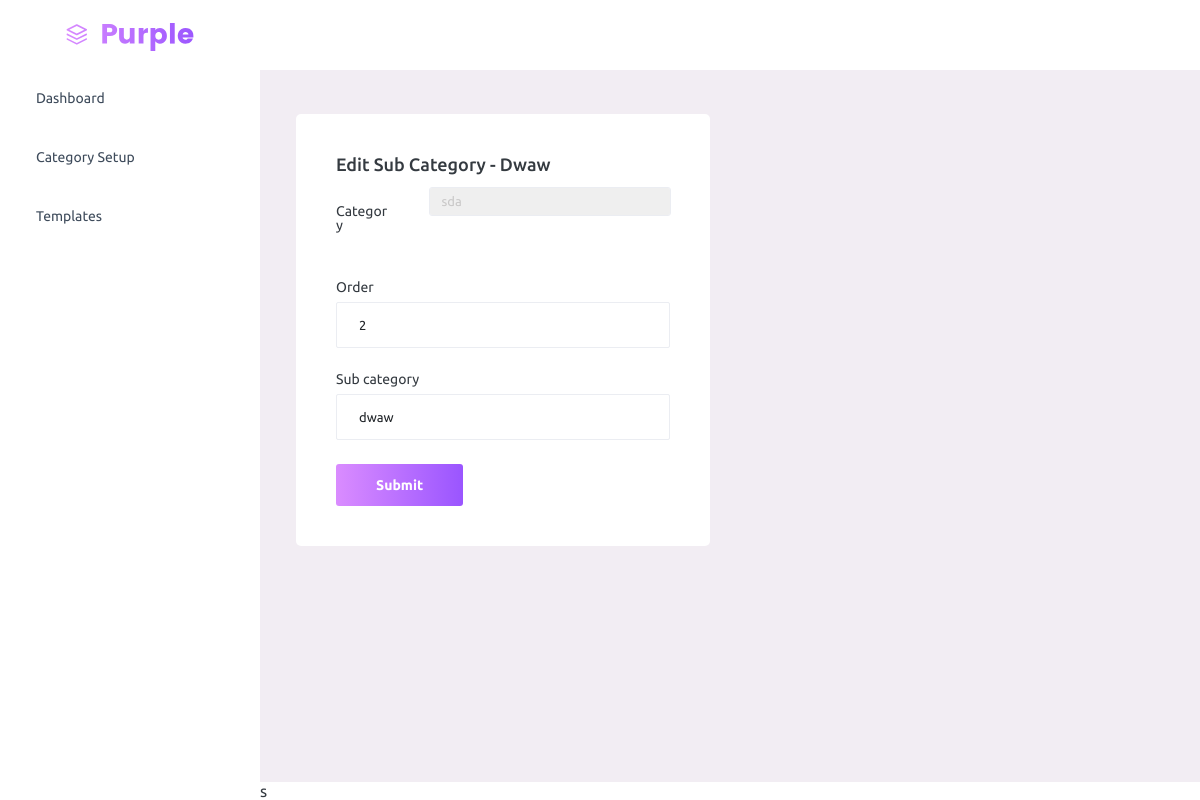
/edit_sub_category/1 (signed in), run on the app's committed database.
### adminpanel/models.py (models this page shows, shortened)
class SubCategory(models.Model):
    category = models.ForeignKey(Category, on_delete=models.CASCADE)
    sub_category = models.CharField(max_length=100, unique=True)
    order = models.IntegerField(null=True)
    STATUS_CHOICES = (("active", "active"), ("inactive", "inactive"))
    status = models.CharField(max_length=100, choices=STATUS_CHOICES, default="active")
    created = models.DateTimeField(auto_now_add=True, null=True)

class Category(models.Model):
    category = models.CharField(max_length=100, unique=True)
    category_image = models.ImageField(null=True, upload_to="category_images/")
    order = models.IntegerField(null=True)
    STATUS_CHOICES = (("active", "active"), ("inactive", "inactive"))
    status = models.CharField(max_length=100, choices=STATUS_CHOICES, default="active")
    created = models.DateTimeField(auto_now_add=True, null=True)

### adminpanel/views.py (the view)
# urls.py: path('edit_sub_category/<int:id>', views.edit_sub_category, name='edit_sub_category'),
@login_required
def edit_sub_category(request,id):
    if request.method == "POST":
        cat_id = request.POST.get("category")
        sub_sub_category = request.POST.get("sub_category")
        order = request.POST.get("order")
        category = Category.objects.get(id=cat_id)
        new_sub_category = SubCategory.objects.get(id=id)
        new_sub_category.category = category
        new_sub_category.sub_category = sub_sub_category
        new_sub_category.order = order
        new_sub_category.save()
        return redirect("sub_category")
    else:
        cat = Category.objects.all()
        sub_cat_data = SubCategory.objects.get(id=id)
        context = {
            "cat":cat,
            "sub_cat_data":sub_cat_data
        }
    return render(request, "admin/edit_sub_category.html",context)

### templates/admin/edit_sub_category.html (shortened to what this page needs)
{% load static %}
{% include 'admin/nav.html' %}
<div class="main-panel">
    <div class="content-wrapper">
      <div class="row">
        <div class="col-md-6 grid-margin stretch-card">
          <div class="card">
            <div class="card-body">
              <h4 class="card-title">Edit Sub Category - {{sub_cat_data.sub_category}}</h4>
              <form class="forms-sample" action="{% url 'edit_sub_category' id=sub_cat_data.id %}" method="post" enctype="multipart/form-data">
                <div class="form-group row">
                    <label class="col-sm-3 col-form-label">Category</label>
                    <div class="col-sm-9">
                      <select class="form-control" name="category">
                        {% for cat in cat %}
                        <option value="{{cat.id}}" {% if cat.id == sub_cat_data.category.id %} selected {% endif %}>{{cat.category}}</option>
                        {% endfor %}
                      </select>
                    </div>
                  </div>
                <div class="form-group">
                  <label for="exampleInputEmail1">Order</label>
                  <input type="number" class="form-control" id="exampleInputEmail1" placeholder="Order" name="order" required value="{{ sub_cat_data.order}}">
                </div>
                <div class="form-group">
                    <label for="exampleInputEmail1">Sub category</label>
                    <input type="text" class="form-control" id="exampleInputEmail1" placeholder="Sub category" name="sub_category" required value="{{ sub_cat_data.sub_category}}">
                  </div>
                <button type="submit" class="btn btn-gradient-primary me-2">Submit</button>
              </form>
            </div>
          </div>
        </div>
      </div>
    </div>
{% include 'admin/footer.html' %}s

### data on the page
SubCategory: sub_category "Dwaw", category "sda", order "2", sub_category "dwaw"
